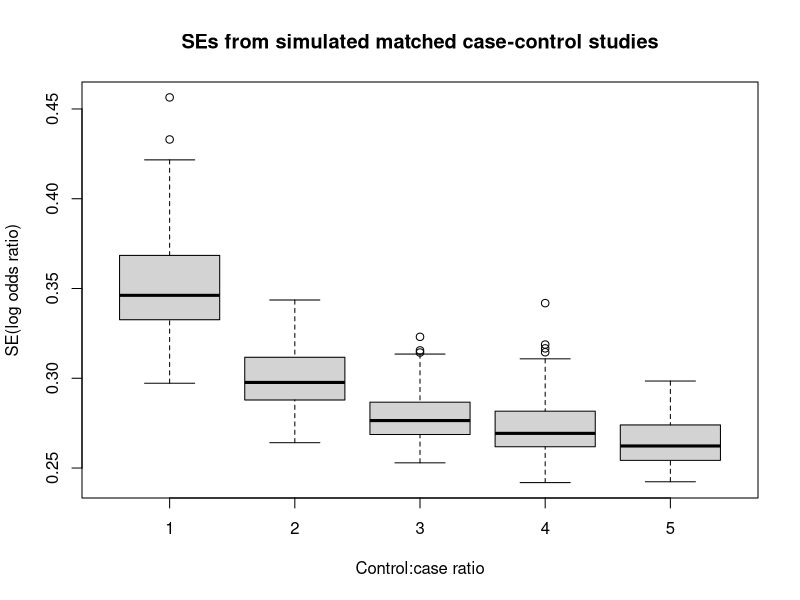
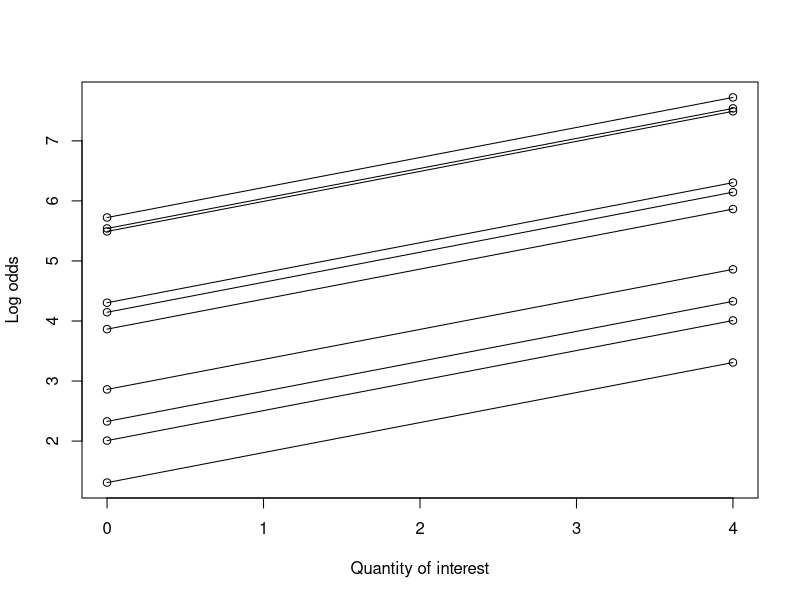
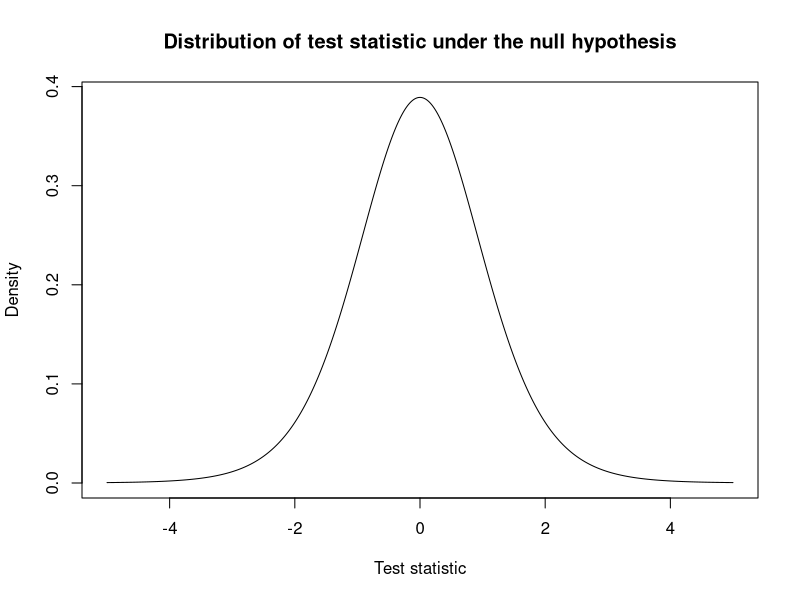
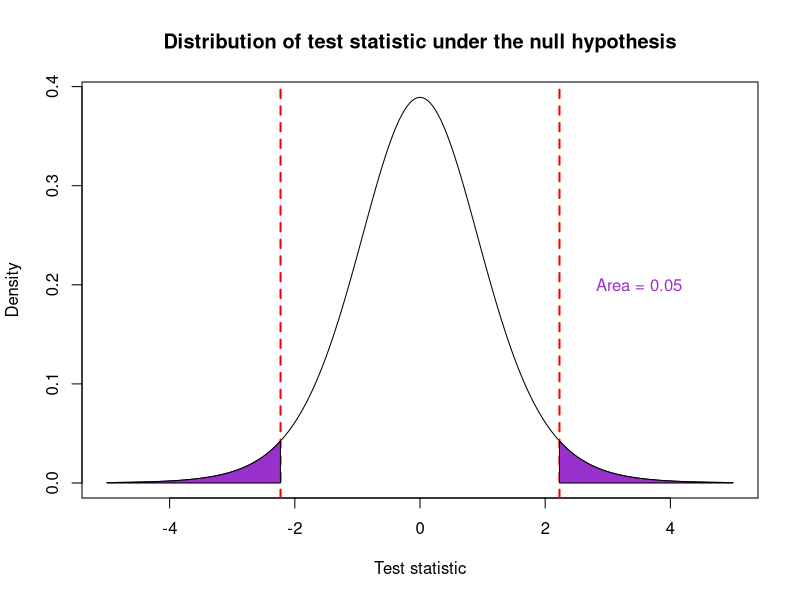
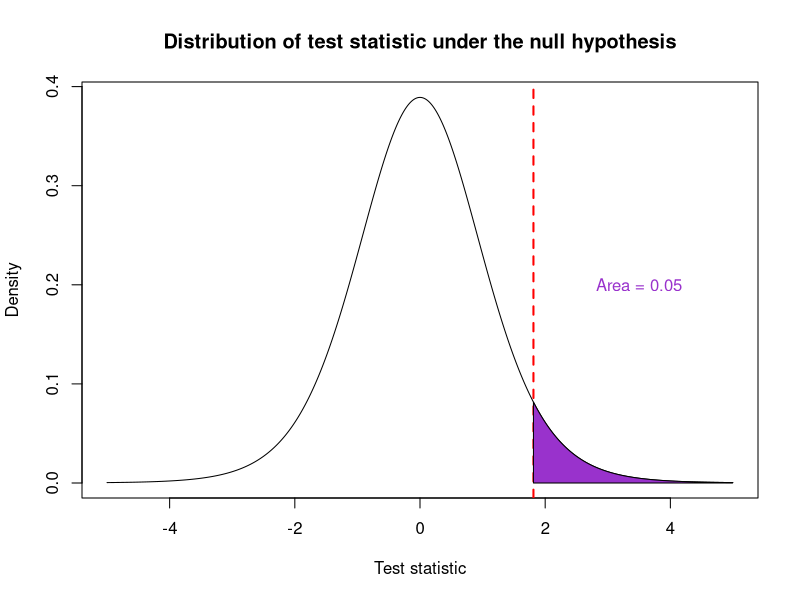
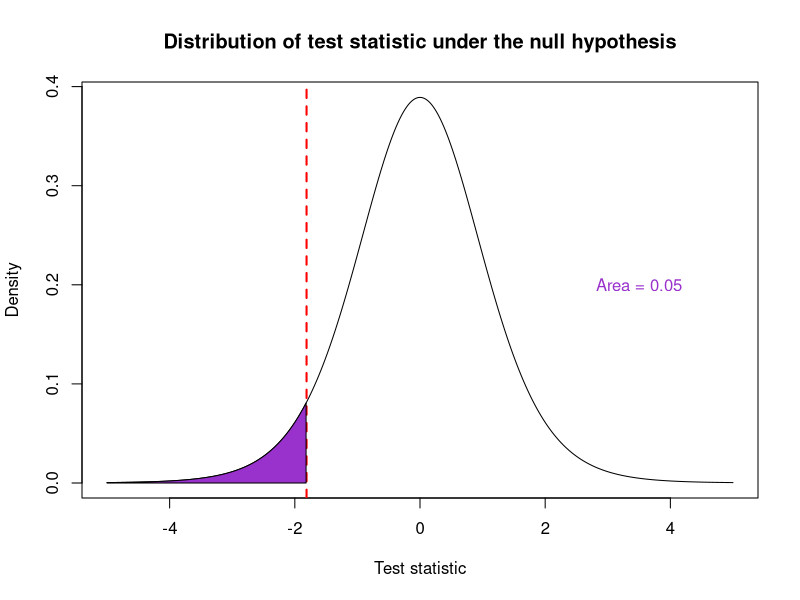
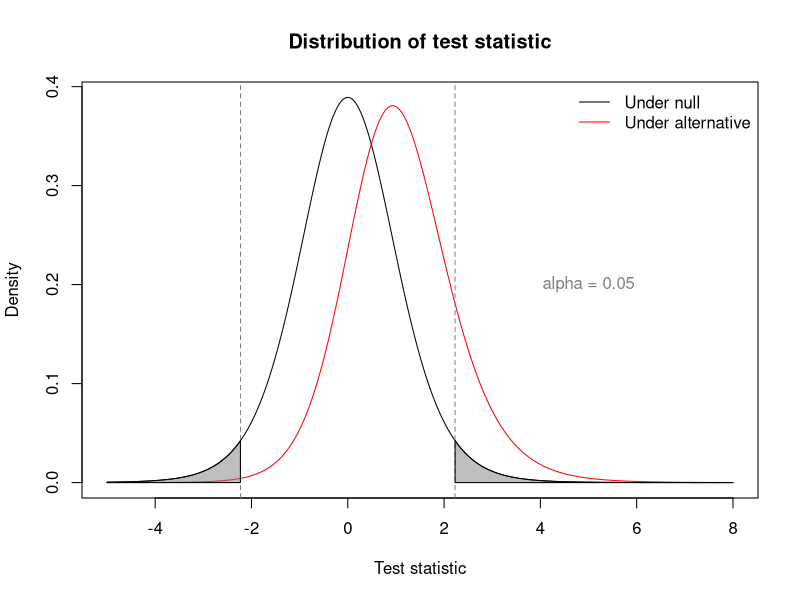
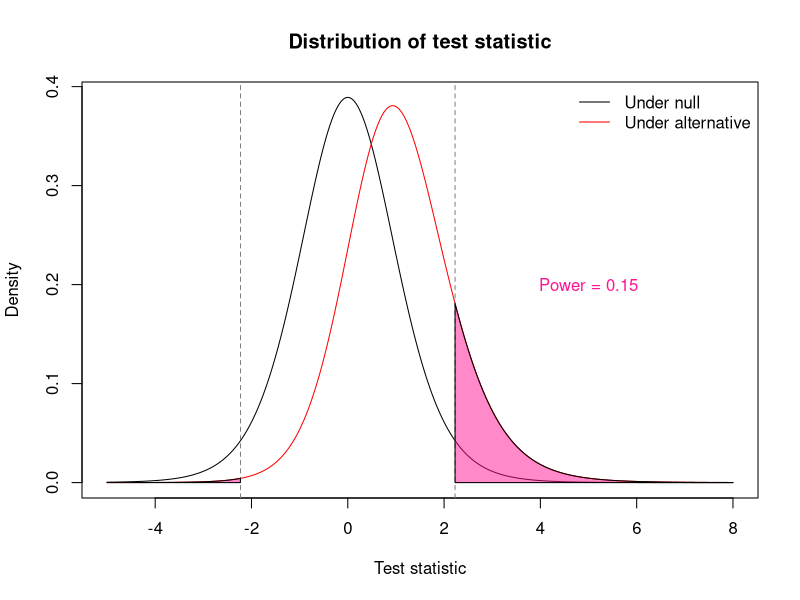

Here is the R script that generated these plots, in order:
## ---- chunk 1
knitr::opts_chunk$set(echo=FALSE, warning=FALSE, message=FALSE)
library(scales)
## ---- chunk 2
library(survival)

set.seed(1)
fits <- lapply(1:5, function(ratio) {
	do.call(rbind, lapply(seq_len(100), function(i) {
		# 2000 baseline log odds for each stratum
		baselineLogOdds <- rep(rnorm(2000, mean = -1.4, sd = 0.1), each = ratio+1)
		pairID <- rep(seq_len(2000), each = ratio+1)
		## Set truth
		beta1 <- 0.3
		## Simulate exposure status
		exposed <- rbinom(2000*(ratio+1), size = 1, prob = 0.2)
		## Calculate probability of disease
		logOdds <- baselineLogOdds + beta1*exposed
		odds <- exp(logOdds)
		p <- odds/(1+odds)
		## Simulate disease status
		disease <- rbinom(2000*(ratio+1), size = 1, prob = p)

		diseaseMat <- matrix(disease, ncol = ratio+1, byrow = TRUE)
		pairIDmat <- matrix(pairID, ncol = ratio+1, byrow = TRUE)
		exposedMat <- matrix(exposed, ncol = ratio+1, byrow = TRUE)
		## Which strata have one diseased person? (Rest are controls)
		ccpairs <- which(rowSums(diseaseMat)==1)
		npairs <- 100
		## Select the first 100
		index <- head(ccpairs, npairs)

		df <- data.frame(dis = as.numeric(diseaseMat[index,]),
			id = as.numeric(pairIDmat[index,]),
			expo = as.numeric(exposedMat[index,]))
		clogfit <- clogit(dis ~ expo + strata(id), data = df)
		summary(clogfit)$coefficients
	}))
})
ses <- lapply(fits, function(mat) { mat[,3] })
boxplot(ses, xlab = "Control:case ratio", ylab = "SE(log odds ratio)", main = "SEs from simulated matched case-control studies")
## ---- chunk 3
set.seed(1)
n <- 10
yints <- runif(n, min = 1, max = 6)
slope <- 0.5
xend <- 4
yends <- yints + slope*xend
plot(1, type = "n", xlim = c(0, xend), ylim = range(yints, yends), xlab = "Quantity of interest", ylab = "Log odds")
segments(x0 = 0, y0 = yints, x1 = xend, y1 = yends)
points(x = rep(0, n), y = yints)
points(x = rep(xend, n), y = yends)
## ---- chunk 4
set.seed(1)
n <- 200
x1 <- rgamma(n, shape = 2, scale = 2)
x2 <- rgamma(n, shape = 2, scale = 2)
y <- 1 + 1.5*x1 + 2*x2 + rnorm(n, mean = 0, sd = 3)
df <- data.frame(y = y, x1 = x1, x2 = x2)
summary(lm(y ~ x1, data = df))
## ---- chunk 5
summary(lm(y ~ x1+x2, data = df))
## ---- chunk 6
x <- seq(-5, 5, 0.01)
y <- dt(x, df = 10)
plot(x, y, type = "l", main = "Distribution of test statistic under the null hypothesis", xlab = "Test statistic", ylab = "Density")
## ---- chunk 7
critvals <- qt(c(0.025, 0.975), df = 10)
plot(x, y, type = "l", main = "Distribution of test statistic under the null hypothesis", xlab = "Test statistic", ylab = "Density")
xleft <- seq(-5, critvals[1], 0.01)
xright <- seq(critvals[2], 5, 0.01)
abline(v = critvals, col = "red", lty = "dashed", lwd = 2)
polygon(x = c(xleft, tail(xleft, 1), head(xleft, 1)), y = c(dt(xleft, df = 10), 0, 0), col = "darkorchid")
polygon(x = c(xright, tail(xright, 1), head(xright, 1)), y = c(dt(xright, df = 10), 0, 0), col = "darkorchid")
text(x = 3.5, y = 0.2, labels = "Area = 0.05", col = "darkorchid")
## ---- chunk 8
critval <- qt(0.95, df = 10)
plot(x, y, type = "l", main = "Distribution of test statistic under the null hypothesis", xlab = "Test statistic", ylab = "Density")
xside <- seq(critval, 5, 0.01)
abline(v = critval, col = "red", lty = "dashed", lwd = 2)
polygon(x = c(xside, tail(xside, 1), head(xside, 1)), y = c(dt(xside, df = 10), 0, 0), col = "darkorchid")
text(x = 3.5, y = 0.2, labels = "Area = 0.05", col = "darkorchid")
## ---- chunk 9
critval <- qt(0.05, df = 10)
plot(x, y, type = "l", main = "Distribution of test statistic under the null hypothesis", xlab = "Test statistic", ylab = "Density")
xside <- seq(-5, critval, 0.01)
abline(v = critval, col = "red", lty = "dashed", lwd = 2)
polygon(x = c(xside, tail(xside, 1), head(xside, 1)), y = c(dt(xside, df = 10), 0, 0), col = "darkorchid")
text(x = 3.5, y = 0.2, labels = "Area = 0.05", col = "darkorchid")
## ---- chunk 10
x <- seq(-5, 8, 0.01)
y <- dt(x, df = 10)
y2 <- dt(x, df = 10, ncp = 1)
plot(x, y, type = "l", main = "Distribution of test statistic", xlab = "Test statistic", ylab = "Density")
lines(x, y2, col = "red")
legend("topright", legend = c("Under null", "Under alternative"), col = c("black", "red"), lty = "solid", bty = "n")
critvals <- qt(c(0.025, 0.975), df = 10)
abline(v = critvals, col = "gray50", lty = "dashed")
xleft <- seq(-5, critvals[1], 0.01)
xright <- seq(critvals[2], 8, 0.01)
polygon(x = c(xleft, tail(xleft, 1), head(xleft, 1)), y = c(dt(xleft, df = 10), 0, 0), col = alpha("gray50", 0.5))
polygon(x = c(xright, tail(xright, 1), head(xright, 1)), y = c(dt(xright, df = 10), 0, 0), col = alpha("gray50", 0.5))
text(x = 5, y = 0.2, labels = paste0("alpha = ", 1-diff(pt(critvals, df = 10))), col = "gray50")
## ---- chunk 11
x <- seq(-5, 8, 0.01)
y <- dt(x, df = 10)
y2 <- dt(x, df = 10, ncp = 1)
plot(x, y, type = "l", main = "Distribution of test statistic", xlab = "Test statistic", ylab = "Density")
lines(x, y2, col = "red")
legend("topright", legend = c("Under null", "Under alternative"), col = c("black", "red"), lty = "solid", bty = "n")
critvals <- qt(c(0.025, 0.975), df = 10)
abline(v = critvals, col = "gray50", lty = "dashed")
xleft <- seq(-5, critvals[1], 0.01)
xright <- seq(critvals[2], 8, 0.01)
polygon(x = c(xleft, tail(xleft, 1), head(xleft, 1)), y = c(dt(xleft, ncp = 1, df = 10), 0, 0), col = alpha("deeppink", 0.5))
polygon(x = c(xright, tail(xright, 1), head(xright, 1)), y = c(dt(xright, ncp = 1, df = 10), 0, 0), col = alpha("deeppink", 0.5))
text(x = 5, y = 0.2, labels = paste0("Power = ", round(1-diff(pt(critvals, ncp = 1, df = 10)), 2)), col = "deeppink")
## ---- chunk 12
df <- data.frame(age = c(12,15,40,45), skateboard = c(TRUE,TRUE,FALSE,NA))
df
## ---- chunk 13
x <- seq(1, 5, 0.2)
y <- x^2 - 6.8
y[x <= 3] <- x[x <= 3]
plot(x[x <= 3], y[x <= 3], xlim = range(x), ylim = range(y), xlab = "Predictor", ylab = "Outcome")
abline(a = 0, b = 1)
## ---- chunk 14
plot(x, y, col = rep(c("black", "red"), times = c(sum(x <= 3), sum(x > 3))), xlim = range(x), ylim = range(y), xlab = "Predictor", ylab = "Outcome")
abline(a = 0, b = 1)
## ---- chunk 15
set.seed(1)
zikv <- sample(c("pos", "neg"), size = 200, replace = TRUE)
fever <- sample(c("yes", "no"), size = 200, replace = TRUE)
fever2 <- ifelse(zikv=="pos", rbinom(200, size = 1, prob = 0.9), rbinom(200, size = 1, prob = 0.1))
fever2[fever2==1] <- "yes"
fever2[fever2=="0"] <- "no"
tab1 <- table(zikv, fever)
tab2 <- table(zikv, fever2)
## ---- chunk 16
rbind(cbind(tab1, rowSums(tab1)), c(colSums(tab1), sum(tab1)))
fisher.test(tab1)
## ---- chunk 17
rbind(cbind(tab2, rowSums(tab2)), c(colSums(tab2), sum(tab2)))
fisher.test(tab2)
